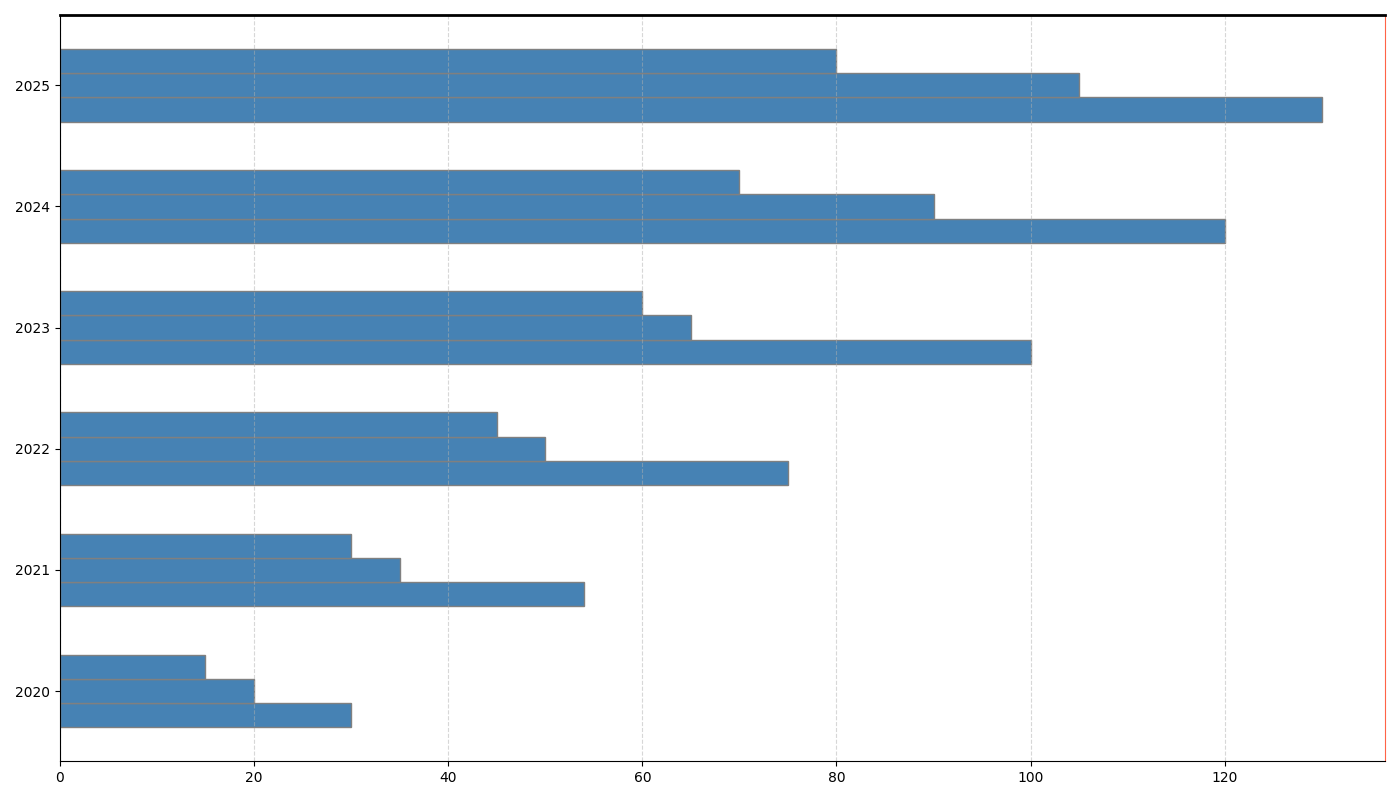

Here is the Python script that generated this plot:
import matplotlib.pyplot as plt
import numpy as np

years = ['2020', '2021', '2022', '2023', '2024', '2025']
agencies = ['StarVoyager', 'CosmoWay', 'GalacticExpeditions']
ticket_sales = [
    [30, 54, 75, 100, 120, 130],  # StarVoyager
    [20, 35, 50, 65, 90, 105],    # CosmoWay
    [15, 30, 45, 60, 70, 80]      # GalacticExpeditions
]

fig, ax = plt.subplots(figsize=(14, 8))
bar_height = 0.2
y_pos = np.arange(len(years))

single_color = '#4682B4'  # Consistent color for all bars

for i, agency_sales in enumerate(ticket_sales):
    ax.barh(y_pos + i * bar_height, agency_sales, height=bar_height, color=single_color, edgecolor='grey')

ax.set_yticks(y_pos + bar_height)
ax.set_yticklabels(years)

ax.xaxis.grid(True, linestyle='--', alpha=0.5)
ax.spines['top'].set_linewidth(2)
ax.spines['right'].set_color('#FF6347')

plt.tight_layout()
plt.show()
